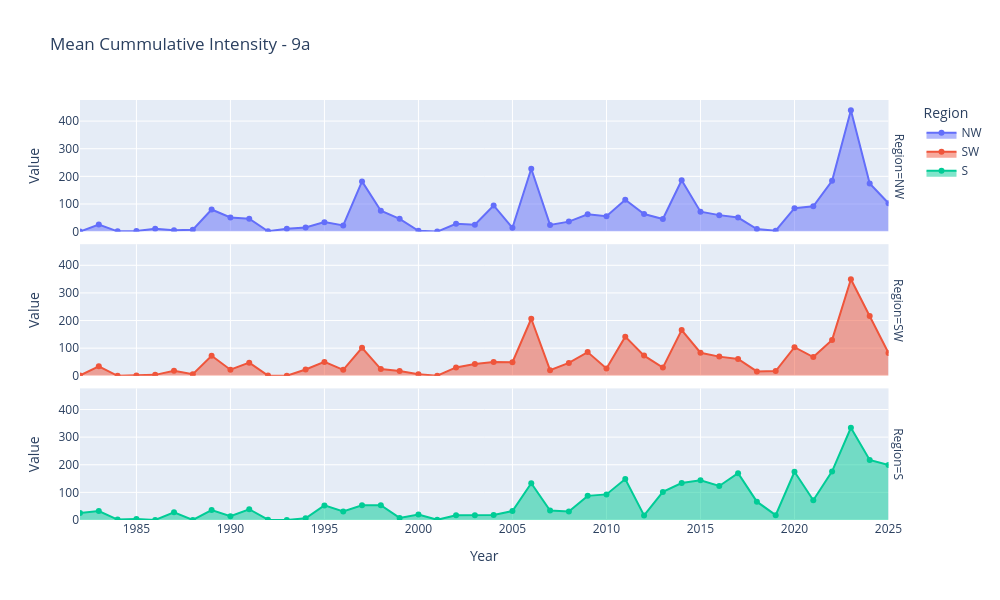

Write notebook code for a chart like this one.
### Code cell
fig = px.area(
    df[(df['Metric'] == 'cummulative_intensity') & (df['Agg'] == 'mean')],
    x='Year',
    y='Value',
    facet_row= 'Region',
    color='Region',
    markers=True,
    title='Mean Cummulative Intensity - 9a'
)

fig.update_layout(width=1000, height=600)

fig.show()

### Figure 1 — Plotly figure (JSON) as saved in the notebook; plotly's stock layout.template omitted (floating-point values rounded to 4 significant figures)
{"data": [{"fillpattern": {"shape": ""}, "hovertemplate": "Region=NW<br>Year=%{x}<br>Value=%{y}<extra></extra>", "legendgroup": "NW", "line": {"color": "#636efa"}, "marker": {"symbol": "circle"}, "mode": "lines+markers", "name": "NW", "orientation": "v", "showlegend": true, "stackgroup": "1", "type": "scatter", "x": [1982, 1983, 1984, 1985, 1986, 1987, 1988, 1989, 1990, 1991, 1992, 1993, 1994, 1995, 1996, 1997, 1998, 1999, 2000, 2001, 2002, 2003, 2004, 2005, 2006, 2007, 2008, 2009, 2010, 2011, 2012, 2013, 2014, 2015, 2016, 2017, 2018, 2019, 2020, 2021, 2022, 2023, 2024, 2025], "xaxis": "x3", "y": [0.0, 25.57, 1.004, 2.427, 9.993, 4.722, 6.863, 79.84, 51.34, 46.75, 1.328, 10.02, 15.0, 34.28, 22.19, 181.7, 75.74, 46.21, 2.828, 0.0, 28.17, 24.54, 94.68, 13.8, 227.7, 24.11, 36.18, 62.63, 55.35, 115.3, 63.7, 45.7, 185.9, 72.24, 59.6, 50.83, 9.091, 3.504, 84.59, 91.85, 183.9, 439.0, 174.0, 102.7], "yaxis": "y3"}, {"fillpattern": {"shape": ""}, "hovertemplate": "Region=SW<br>Year=%{x}<br>Value=%{y}<extra></extra>", "legendgroup": "SW", "line": {"color": "#EF553B"}, "marker": {"symbol": "circle"}, "mode": "lines+markers", "name": "SW", "orientation": "v", "showlegend": true, "stackgroup": "1", "type": "scatter", "x": [1982, 1983, 1984, 1985, 1986, 1987, 1988, 1989, 1990, 1991, 1992, 1993, 1994, 1995, 1996, 1997, 1998, 1999, 2000, 2001, 2002, 2003, 2004, 2005, 2006, 2007, 2008, 2009, 2010, 2011, 2012, 2013, 2014, 2015, 2016, 2017, 2018, 2019, 2020, 2021, 2022, 2023, 2024, 2025], "xaxis": "x2", "y": [1.153, 34.16, 0.0, 0.9941, 3.405, 18.37, 6.022, 72.32, 22.09, 47.48, 0.6961, 0.2682, 22.69, 50.21, 21.46, 101.4, 24.24, 17.47, 5.709, 0.4433, 30.23, 42.49, 49.74, 49.23, 206.5, 20.23, 46.68, 85.73, 26.36, 141.8, 73.13, 29.62, 165.7, 83.52, 69.42, 60.79, 15.87, 17.04, 103.7, 67.69, 130.0, 349.2, 216.4, 82.24], "yaxis": "y2"}, {"fillpattern": {"shape": ""}, "hovertemplate": "Region=S<br>Year=%{x}<br>Value=%{y}<extra></extra>", "legendgroup": "S", "line": {"color": "#00cc96"}, "marker": {"symbol": "circle"}, "mode": "lines+markers", "name": "S", "orientation": "v", "showlegend": true, "stackgroup": "1", "type": "scatter", "x": [1982, 1983, 1984, 1985, 1986, 1987, 1988, 1989, 1990, 1991, 1992, 1993, 1994, 1995, 1996, 1997, 1998, 1999, 2000, 2001, 2002, 2003, 2004, 2005, 2006, 2007, 2008, 2009, 2010, 2011, 2012, 2013, 2014, 2015, 2016, 2017, 2018, 2019, 2020, 2021, 2022, 2023, 2024, 2025], "xaxis": "x", "y": [24.91, 32.66, 1.546, 3.248, 0.1216, 28.1, 0.1624, 36.01, 13.55, 38.97, 1.074, 0.3475, 6.181, 52.8, 31.16, 53.13, 53.34, 7.655, 20.1, 0.6313, 17.22, 17.23, 18.08, 32.27, 132.8, 34.48, 30.56, 87.37, 92.67, 148.3, 16.56, 101.7, 133.7, 143.6, 123.2, 169.2, 66.34, 17.48, 174.6, 71.48, 175.9, 333.9, 217.6, 199.2], "yaxis": "y"}], "layout": {"annotations": [{"font": {}, "showarrow": false, "text": "Region=S", "textangle": 90, "x": 0.98, "xanchor": "left", "xref": "paper", "y": 0.1567, "yanchor": "middle", "yref": "paper"}, {"font": {}, "showarrow": false, "text": "Region=SW", "textangle": 90, "x": 0.98, "xanchor": "left", "xref": "paper", "y": 0.5, "yanchor": "middle", "yref": "paper"}, {"font": {}, "showarrow": false, "text": "Region=NW", "textangle": 90, "x": 0.98, "xanchor": "left", "xref": "paper", "y": 0.8433, "yanchor": "middle", "yref": "paper"}], "height": 600, "legend": {"title": {"text": "Region"}, "tracegroupgap": 0}, "title": {"text": "Mean Cummulative Intensity - 9a"}, "width": 1000, "xaxis": {"anchor": "y", "domain": [0, 0.98], "title": {"text": "Year"}}, "xaxis2": {"anchor": "y2", "domain": [0, 0.98], "matches": "x", "showticklabels": false}, "xaxis3": {"anchor": "y3", "domain": [0, 0.98], "matches": "x", "showticklabels": false}, "yaxis": {"anchor": "x", "domain": [0, 0.3133], "title": {"text": "Value"}}, "yaxis2": {"anchor": "x2", "domain": [0.3433, 0.6567], "matches": "y", "title": {"text": "Value"}}, "yaxis3": {"anchor": "x3", "domain": [0.6867, 1.0], "matches": "y", "title": {"text": "Value"}}}}
